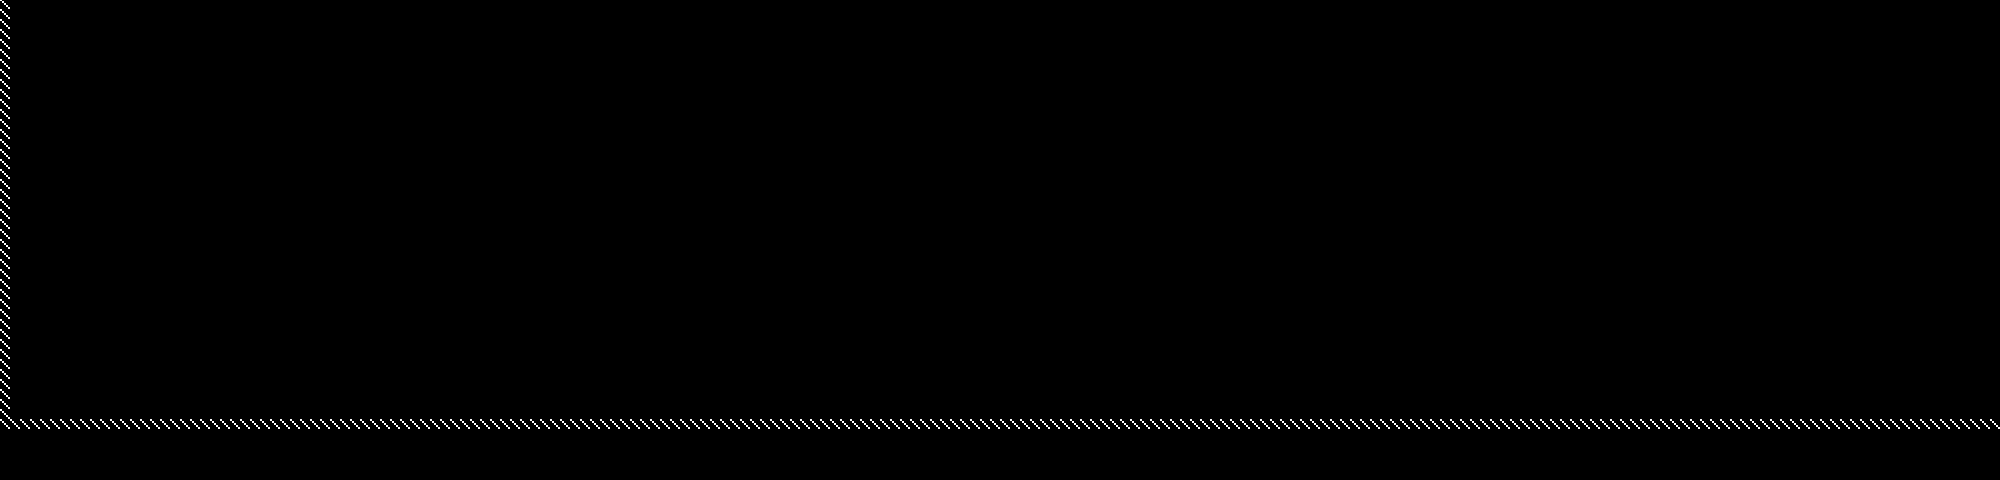

Tiled map render using the project's own tile images. Description and the map definition, with tile-layer contents summarised, below:
An orthogonal 200x48 tile map with 10x10 px tiles, 1 tile layer (Tile Layer 1), 3 tilesets.

<map version="1.0" orientation="orthogonal" renderorder="right-down" width="200" height="48" tilewidth="10" tileheight="10" nextobjectid="11">
 <tileset firstgid="1" name="debug10x10" tilewidth="10" tileheight="10" tilecount="1" columns="1">
  <image source="../assets/graphics/debug/tile10x10.gif" width="10" height="10" />
 </tileset>
 <tileset firstgid="2" name="box" tilewidth="40" tileheight="40" tilecount="1" columns="1">
  <image source="../assets/graphics/debug/box.gif" width="40" height="40" />
 </tileset>
 <tileset firstgid="3" name="debug_door" tilewidth="50" tileheight="80" tilecount="6" columns="6">
  <image source="../assets/graphics/debug/door.gif" width="300" height="80" />
 </tileset>
 <layer name="Tile Layer 1" width="200" height="48" offsetx="0" offsety="-1">
  <data>[9600 cells, 242 non-empty, 1 distinct tile ids]</data>
 </layer>
</map>
